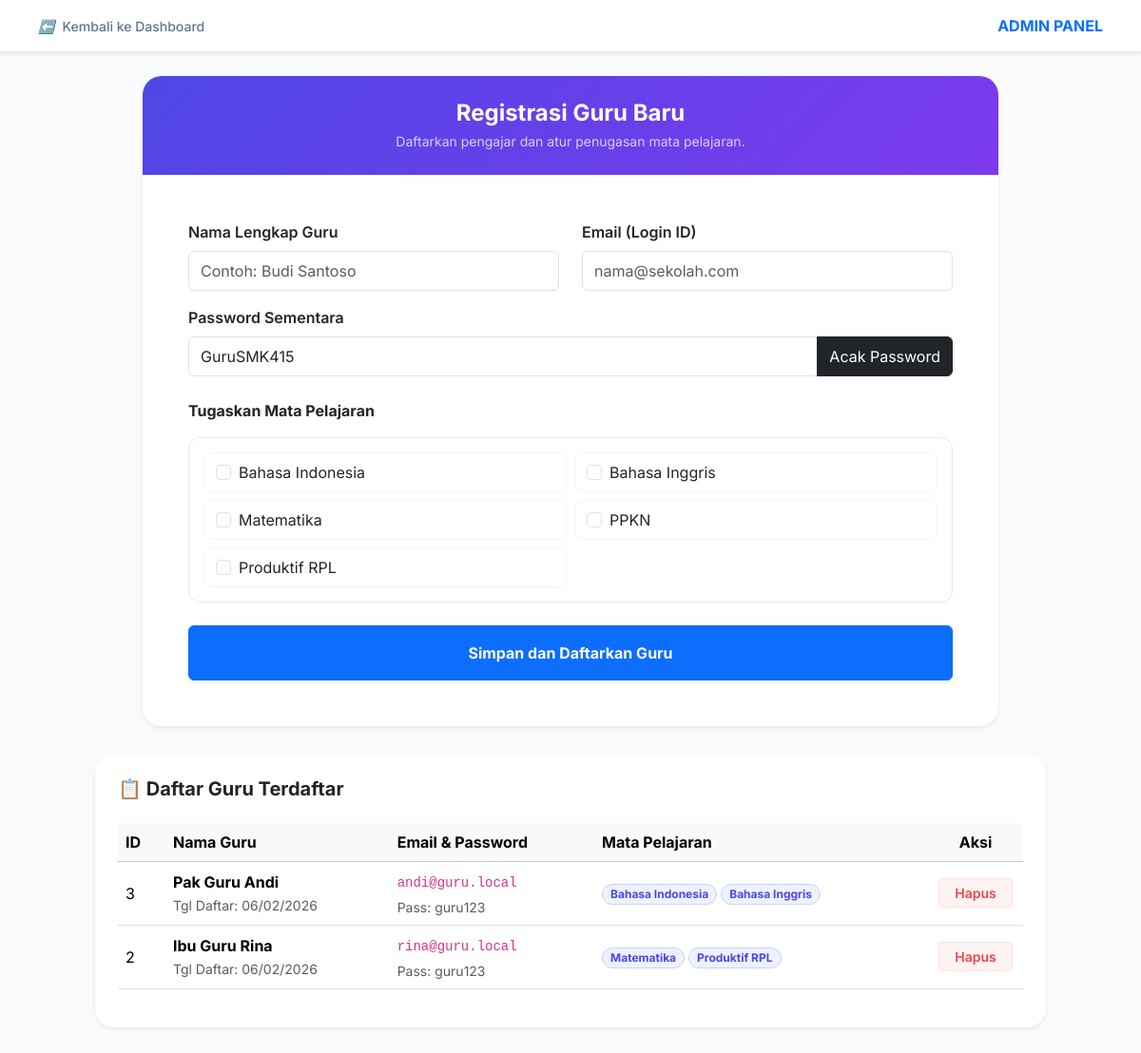
/dashboard/manajemen_guru.php (signed in), run on the app's committed database.
### tables this page shows
CREATE TABLE subjects (
  id INT AUTO_INCREMENT PRIMARY KEY,
  name VARCHAR(100) NOT NULL,
  created_at TIMESTAMP DEFAULT CURRENT_TIMESTAMP
);

CREATE TABLE users (
  id INT AUTO_INCREMENT PRIMARY KEY,
  name VARCHAR(100) NOT NULL,
  email VARCHAR(120) NOT NULL UNIQUE,
  password VARCHAR(255) NOT NULL,
  role ENUM('admin','guru','siswa') NOT NULL DEFAULT 'siswa',
  created_at TIMESTAMP DEFAULT CURRENT_TIMESTAMP
);

### dashboard/manajemen_guru.php (the view, shortened to what this page needs)
<?php
include("../config/db.php");
$subjects_list = $conn->query("SELECT * FROM subjects ORDER BY name ASC");
$teachers_query = "SELECT u.id, u.name, u.email, u.password, u.created_at,
                   GROUP_CONCAT(s.name SEPARATOR ', ') as assigned_subjects
                   FROM users u
                   LEFT JOIN teacher_subjects ts ON u.id = ts.teacher_id
                   LEFT JOIN subjects s ON ts.subject_id = s.id
                   WHERE u.role = 'guru'
                   GROUP BY u.id
                   ORDER BY u.id DESC";
$teachers_result = $conn->query($teachers_query);
?>
<!doctype html>
<html lang="id">
<head>
    <link href="https://cdn.jsdelivr.net/npm/bootstrap@5.3.3/dist/css/bootstrap.min.css" rel="stylesheet">
</head>
<body>
<nav class="top-nav shadow-sm">
    <a href="admin.php" class="back-link small">
        <i>⬅️</i> Kembali ke Dashboard
    </a>
    <div class="fw-bold text-primary">ADMIN PANEL</div>
</nav>
<div class="container pb-5">
    <div class="card mx-auto shadow-sm" style="max-width: 900px;">
        <div class="card-header-gradient text-center">
            <h4 class="mb-1 fw-bold">Registrasi Guru Baru</h4>
            <p class="mb-0 small opacity-75">Daftarkan pengajar dan atur penugasan mata pelajaran.</p>
        </div>
        <div class="card-body p-4 p-md-5">
            <form method="POST">
                <div class="row">
                    <div class="col-md-6 mb-3">
                        <label class="form-label fw-semibold">Nama Lengkap Guru</label>
                        <input type="text" name="name" id="nameInput" class="form-control py-2" placeholder="Contoh: Budi Santoso" required oninput="syncEmail(this.value)">
                    </div>
                    <div class="col-md-6 mb-3">
                        <label class="form-label fw-semibold">Email (Login ID)</label>
                        <input type="email" name="email" id="emailInput" class="form-control py-2" placeholder="nama@sekolah.com" required>
                    </div>
                </div>
                <div class="mb-4">
                    <label class="form-label fw-semibold">Password Sementara</label>
                    <div class="input-group">
                        <input type="text" name="password" id="passInput" class="form-control py-2" value="GuruSMK<?= rand(100,999) ?>" required>
                        <button type="button" class="btn btn-dark" onclick="generatePass()">Acak Password</button>
                    </div>
                </div>
                <div class="mb-4">
                    <label class="form-label d-block fw-bold mb-3">Tugaskan Mata Pelajaran</label>
                    <div class="subject-container">
                        <div class="row g-2">
                            <?php if($subjects_list->num_rows > 0): ?>
                                <?php while($s = $subjects_list->fetch_assoc()): ?>
                                <div class="col-md-6">
                                    <div class="subject-item">
                                        <div class="form-check mb-0">
                                            <input class="form-check-input" type="checkbox" name="subjects[]" value="<?= $s['id'] ?>" id="s<?= $s['id'] ?>">
                                            <label class="form-check-label w-100 cursor-pointer" for="s<?= $s['id'] ?>">
                                                <?= htmlspecialchars($s['name']) ?>
                                            </label>
                                        </div>
                                    </div>
                                </div>
                                <?php endwhile; ?>
                            <?php else: ?>
                                <div class="col-12 text-center py-2 text-muted small">Belum ada mata pelajaran tersedia.</div>
                            <?php endif; ?>
                        </div>
                    </div>
                </div>
                <button type="submit" class="btn btn-primary w-100 py-3 fw-bold shadow-sm">
                    Simpan dan Daftarkan Guru
                </button>
            </form>
        </div>
    </div>
    <div class="card mx-auto shadow-sm" style="max-width: 1000px;">
        <div class="card-body p-4">
            <h5 class="fw-bold mb-4">📋 Daftar Guru Terdaftar</h5>
            <div class="table-responsive">
                <table class="table table-hover align-middle">
                    <thead class="table-light">
                        <tr>
                            <th width="50">ID</th>
                            <th>Nama Guru</th>
                            <th>Email & Password</th>
                            <th>Mata Pelajaran</th>
                            <th width="100" class="text-center">Aksi</th>
                        </tr>
                    </thead>
                    <tbody>
                        <?php if($teachers_result->num_rows > 0): ?>
                            <?php while($t = $teachers_result->fetch_assoc()): ?>
                            <tr>
                                <td><?= $t['id'] ?></td>
                                <td>
                                    <div class="fw-bold"><?= htmlspecialchars($t['name']) ?></div>
                                    <small class="text-muted">Tgl Daftar: <?= date('d/m/Y', strtotime($t['created_at'])) ?></small>
                                </td>
                                <td>
                                    <div class="mb-1"><code><?= htmlspecialchars($t['email']) ?></code></div>
                                    <div class="small text-muted">Pass: <?= htmlspecialchars($t['password']) ?></div>
                                </td>
                                <td>
                                    <?php
                                    if($t['assigned_subjects']) {
                                        $sub_array = explode(', ', $t['assigned_subjects']);
                                        foreach($sub_array as $sa) {
                                            echo "<span class='badge badge-mapel rounded-pill px-2 me-1'>$sa</span>";
                                        }
                                    } else {
                                        echo "<span class='text-danger small'>Kosong</span>";
                                    }
                                    ?>
                                </td>
                                <td class="text-center">
                                    <a href="?delete_id=<?= $t['id'] ?>"
                                       class="btn btn-sm btn-delete px-3 py-1 fw-semibold"
                                       onclick="return confirm('Apakah Anda yakin ingin menghapus data guru ini? Semua relasi mata pelajaran akan terhapus.')">
                                        Hapus
                                    </a>
                                </td>
                            </tr>
                            <?php endwhile; ?>
                        <?php else: ?>
                            <tr><td colspan="5" class="text-center py-4 text-muted">Belum ada data guru.</td></tr>
                        <?php endif; ?>
                    </tbody>
                </table>
            </div>
        </div>
    </div>
</div>
</body>
</html>

### dashboard/manajemen_guru.php (style rules this page uses)
:root { --primary-color: #4f46e5; --bg-light: #f8fafc; --danger-color: #ef4444; }
body { font-family: 'Inter', sans-serif; background-color: var(--bg-light); margin: 0; padding-top: 80px; }
.top-nav { position: fixed; top: 0; left: 0; right: 0; padding: 15px 40px; background: white; border-bottom: 1px solid #e2e8f0; display: flex; justify-content: space-between; align-items: center; z-index: 1000; }
.card { border: none; border-radius: 20px; box-shadow: 0 10px 25px rgba(0,0,0,0.05); background: white; margin-bottom: 30px; }
.card-header-gradient { background: linear-gradient(135deg, #4f46e5 0%, #7c3aed 100%); color: white; border-radius: 20px 20px 0 0 !important; padding: 25px; }
.subject-container { max-height: 200px; overflow-y: auto; border: 1px solid #e2e8f0; padding: 15px; border-radius: 12px; background: #fff; }
.subject-item { border: 1px solid #f1f5f9; border-radius: 10px; padding: 8px 12px; transition: 0.2s; background: #fff; cursor: pointer; }
.back-link { text-decoration: none; color: #64748b; font-weight: 500; display: flex; align-items: center; gap: 8px; }
.badge-mapel { background-color: #eef2ff; color: #4f46e5; border: 1px solid #c7d2fe; font-size: 0.75rem; }
.btn-delete { color: var(--danger-color); background: #fef2f2; border: 1px solid #fee2e2; transition: 0.2s; }
code { color: #d63384; font-weight: 500; }

### data on the page
subjects: name "Bahasa Indonesia"
subjects: name "Bahasa Inggris"
subjects: name "Matematika"
subjects: name "PPKN"
subjects: name "Produktif RPL"
users: id "3", name "Pak Guru Andi", created_at "06/02/2026", email "andi@guru.local", password "guru123", sa "Bahasa Indonesia", sa "Bahasa Inggris"
users: id "2", name "Ibu Guru Rina", created_at "06/02/2026", email "rina@guru.local", password "guru123", sa "Matematika", sa "Produktif RPL"
